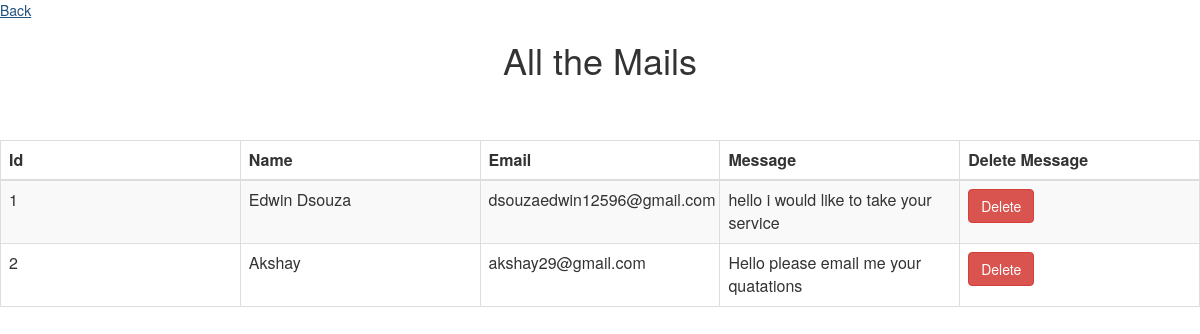
Screenshot of /admin/viewemail.php with the database file from the repository.
### tables this page shows
CREATE TABLE `mail` (
  `mail_id` int(10) NOT NULL,
  `name` varchar(30) NOT NULL,
  `email` varchar(30) NOT NULL,
  `message` varchar(200) NOT NULL
);

### admin/viewemail.php (the view, shortened to what this page needs)
<html>
<head lang="en">
    <link type="text/css" rel="stylesheet" href="css\bootstrap.css">
</head>
<body>
  <a class=".btn-primary" href="index.php">Back</a>
<div class="table-scrol">
    <h1 align="center">All the Mails</h1>
<div class="table-responsive">
    <table class="table table-bordered table-hover table-striped" style="table-layout: fixed">
        <thead>
        <tr>
             <th>Id</th>
            <th>Name</th>
            <th>Email</th>
			<th>Message</th>
            <th>Delete Message</th>
        </tr>
        </thead>
        <?php
        include("../database/db_conection.php");
        $view_users_query="select * from mail";
        $run=mysqli_query($dbcon,$view_users_query);
        while($row=mysqli_fetch_array($run))
        {
			$user_id=$row[0];
            $user_name=$row[1];
            $user_email=$row[2];
			$user_message=$row[3]
        ?>
        <tr>
            <td><?php echo $user_id;  ?></td>
            <td><?php echo $user_name;  ?></td>
            <td><?php echo $user_email;  ?></td>
			<td><?php echo $user_message;  ?></td>
            <td><a href="deletemail.php?del=<?php echo $user_id; ?>"><button class="btn btn-danger">Delete</button></a></td>
        </tr>
        <?php } ?>
    </table>
        </div>
</div>
</body>
</html>

### admin/viewemail.php (style rules this page uses)
.table { margin-top: 50px; }

### rows the page displays
mail: mail_id "1", name "Edwin Dsouza", email "dsouzaedwin12596@gmail.com", message "hello i would like to take your service"
mail: mail_id "2", name "Akshay", email "akshay29@gmail.com", message "Hello please email me your quatations"
